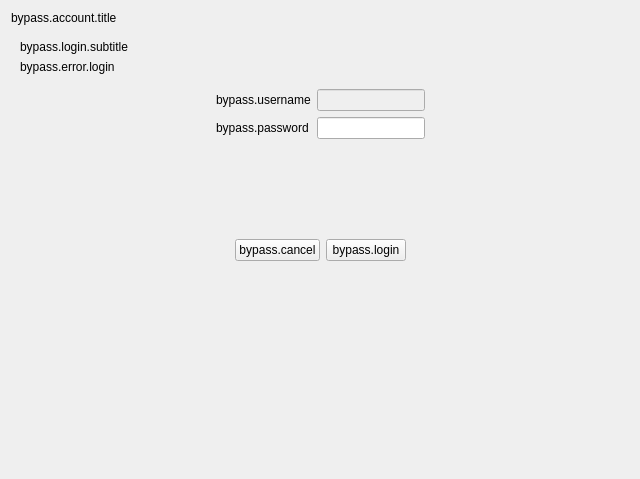
<?xml version="1.0" encoding="UTF-8"?>
<ui version="4.0">
 <class>bypassUserListPage</class>
 <widget class="BypassUserList" name="bypassUserListPage">
  <property name="geometry">
   <rect>
    <x>0</x>
    <y>0</y>
    <width>640</width>
    <height>479</height>
   </rect>
  </property>
  <property name="windowTitle">
   <string/>
  </property>
  <layout class="QVBoxLayout" name="verticalLayout_2">
   <item>
    <layout class="QHBoxLayout" name="horizontalLayout_4"/>
   </item>
   <item>
    <layout class="QHBoxLayout" name="horizontalLayout">
     <item>
      <widget class="QLabel" name="title">
       <property name="text">
        <string>bypass.account.title</string>
       </property>
       <property name="LPCText" stdset="0">
        <string>bypass.account.title</string>
       </property>
      </widget>
     </item>
    </layout>
   </item>
   <item>
    <widget class="QStackedWidget" name="stackedWidget">
     <property name="currentIndex">
      <number>2</number>
     </property>
     <widget class="QWidget" name="userListPage">
      <layout class="QVBoxLayout" name="verticalLayout">
       <item>
        <widget class="QLabel" name="label">
         <property name="text">
          <string>bypass.userlist.subtitle</string>
         </property>
         <property name="LPCText" stdset="0">
          <string>bypass.userlist.subtitle</string>
         </property>
        </widget>
       </item>
       <item>
        <widget class="QLabel" name="error">
         <property name="text">
          <string>bypass.error.userlist</string>
         </property>
         <property name="LPCText" stdset="0">
          <string>bypass.error.userlist</string>
         </property>
         <property name="LPCTags" stdset="0">
          <stringlist/>
         </property>
        </widget>
       </item>
       <item>
        <layout class="QHBoxLayout" name="horizontalLayout_5">
         <item>
          <spacer name="horizontalSpacer_2">
           <property name="orientation">
            <enum>Qt::Horizontal</enum>
           </property>
           <property name="sizeHint" stdset="0">
            <size>
             <width>40</width>
             <height>20</height>
            </size>
           </property>
          </spacer>
         </item>
        </layout>
       </item>
       <item>
        <layout class="QHBoxLayout" name="horizontalLayout_3">
         <item>
          <spacer name="horizontalSpacer_4">
           <property name="orientation">
            <enum>Qt::Horizontal</enum>
           </property>
           <property name="sizeHint" stdset="0">
            <size>
             <width>40</width>
             <height>20</height>
            </size>
           </property>
          </spacer>
         </item>
         <item>
          <widget class="QListWidget" name="bypassUserlistWidget"/>
         </item>
         <item>
          <spacer name="horizontalSpacer">
           <property name="orientation">
            <enum>Qt::Horizontal</enum>
           </property>
           <property name="sizeHint" stdset="0">
            <size>
             <width>40</width>
             <height>20</height>
            </size>
           </property>
          </spacer>
         </item>
        </layout>
       </item>
       <item>
        <spacer name="verticalSpacer">
         <property name="orientation">
          <enum>Qt::Vertical</enum>
         </property>
         <property name="sizeHint" stdset="0">
          <size>
           <width>20</width>
           <height>40</height>
          </size>
         </property>
        </spacer>
       </item>
       <item>
        <layout class="QHBoxLayout" name="horizontalLayout_2">
         <property name="spacing">
          <number>20</number>
         </property>
         <item>
          <spacer name="horizontalSpacer_3">
           <property name="orientation">
            <enum>Qt::Horizontal</enum>
           </property>
           <property name="sizeHint" stdset="0">
            <size>
             <width>40</width>
             <height>20</height>
            </size>
           </property>
          </spacer>
         </item>
         <item>
          <widget class="QPushButton" name="bypassReflesh">
           <property name="text">
            <string>bypass.reflesh</string>
           </property>
           <property name="LPCText" stdset="0">
            <string>bypass.reflesh</string>
           </property>
          </widget>
         </item>
         <item>
          <widget class="QPushButton" name="gotoManagePage">
           <property name="text">
            <string>bypass.back</string>
           </property>
           <property name="LPCText" stdset="0">
            <string>bypass.back</string>
           </property>
          </widget>
         </item>
        </layout>
       </item>
      </layout>
     </widget>
     <widget class="QWidget" name="signedPage">
      <layout class="QVBoxLayout" name="verticalLayout_5">
       <item>
        <spacer name="verticalSpacer_5">
         <property name="orientation">
          <enum>Qt::Vertical</enum>
         </property>
         <property name="sizeHint" stdset="0">
          <size>
           <width>20</width>
           <height>112</height>
          </size>
         </property>
        </spacer>
       </item>
       <item>
        <layout class="QHBoxLayout" name="horizontalLayout_11" stretch="0,0">
         <property name="spacing">
          <number>8</number>
         </property>
         <item>
          <widget class="QLabel" name="bypassMsg">
           <property name="minimumSize">
            <size>
             <width>150</width>
             <height>0</height>
            </size>
           </property>
           <property name="font">
            <font>
             <pointsize>12</pointsize>
            </font>
           </property>
           <property name="layoutDirection">
            <enum>Qt::LeftToRight</enum>
           </property>
           <property name="text">
            <string>bypass.login.msg</string>
           </property>
           <property name="alignment">
            <set>Qt::AlignRight|Qt::AlignTrailing|Qt::AlignVCenter</set>
           </property>
           <property name="wordWrap">
            <bool>false</bool>
           </property>
           <property name="LPCText" stdset="0">
            <string>bypass.login.msg</string>
           </property>
           <property name="LPCTags" stdset="0">
            <stringlist>
             <string>Bold</string>
            </stringlist>
           </property>
          </widget>
         </item>
         <item>
          <widget class="QLabel" name="bypass_login">
           <property name="font">
            <font>
             <pointsize>12</pointsize>
            </font>
           </property>
           <property name="text">
            <string/>
           </property>
          </widget>
         </item>
        </layout>
       </item>
       <item>
        <spacer name="verticalSpacer_4">
         <property name="orientation">
          <enum>Qt::Vertical</enum>
         </property>
         <property name="sizeHint" stdset="0">
          <size>
           <width>20</width>
           <height>111</height>
          </size>
         </property>
        </spacer>
       </item>
       <item>
        <layout class="QHBoxLayout" name="horizontalLayout_12">
         <property name="spacing">
          <number>12</number>
         </property>
         <item>
          <spacer name="horizontalSpacer_11">
           <property name="orientation">
            <enum>Qt::Horizontal</enum>
           </property>
           <property name="sizeHint" stdset="0">
            <size>
             <width>40</width>
             <height>20</height>
            </size>
           </property>
          </spacer>
         </item>
         <item>
          <widget class="QPushButton" name="goBack">
           <property name="text">
            <string>bypass.back</string>
           </property>
           <property name="LPCText" stdset="0">
            <string>bypass.back</string>
           </property>
          </widget>
         </item>
         <item>
          <widget class="QPushButton" name="bypassLogout">
           <property name="text">
            <string>bypass.logout</string>
           </property>
           <property name="LPCText" stdset="0">
            <string>bypass.logout</string>
           </property>
          </widget>
         </item>
         <item>
          <spacer name="horizontalSpacer_12">
           <property name="orientation">
            <enum>Qt::Horizontal</enum>
           </property>
           <property name="sizeHint" stdset="0">
            <size>
             <width>40</width>
             <height>20</height>
            </size>
           </property>
          </spacer>
         </item>
        </layout>
       </item>
       <item>
        <spacer name="verticalSpacer_6">
         <property name="orientation">
          <enum>Qt::Vertical</enum>
         </property>
         <property name="sizeHint" stdset="0">
          <size>
           <width>20</width>
           <height>112</height>
          </size>
         </property>
        </spacer>
       </item>
      </layout>
     </widget>
     <widget class="QWidget" name="page">
      <layout class="QVBoxLayout" name="verticalLayout_4">
       <item>
        <layout class="QHBoxLayout" name="horizontalLayout_10">
         <item>
          <widget class="QLabel" name="title_2">
           <property name="text">
            <string>bypass.login.subtitle</string>
           </property>
           <property name="LPCText" stdset="0">
            <string>bypass.login.subtitle</string>
           </property>
          </widget>
         </item>
        </layout>
       </item>
       <item>
        <widget class="QLabel" name="error_Login">
         <property name="text">
          <string>bypass.error.login</string>
         </property>
         <property name="LPCText" stdset="0">
          <string>bypass.error.login</string>
         </property>
         <property name="LPCTags" stdset="0">
          <stringlist>
           <string>Error</string>
          </stringlist>
         </property>
        </widget>
       </item>
       <item>
        <layout class="QHBoxLayout" name="horizontalLayout_6">
         <item>
          <spacer name="horizontalSpacer_5">
           <property name="orientation">
            <enum>Qt::Horizontal</enum>
           </property>
           <property name="sizeHint" stdset="0">
            <size>
             <width>40</width>
             <height>20</height>
            </size>
           </property>
          </spacer>
         </item>
         <item>
          <widget class="QFrame" name="signinFrame">
           <property name="frameShadow">
            <enum>QFrame::Raised</enum>
           </property>
           <property name="LPCTags" stdset="0">
            <stringlist>
             <string>BGFrame</string>
            </stringlist>
           </property>
           <layout class="QHBoxLayout" name="horizontalLayout_7">
            <item>
             <layout class="QVBoxLayout" name="verticalLayout_3">
              <item>
               <layout class="QHBoxLayout" name="horizontalLayout_8">
                <item>
                 <spacer name="horizontalSpacer_6">
                  <property name="orientation">
                   <enum>Qt::Horizontal</enum>
                  </property>
                  <property name="sizeHint" stdset="0">
                   <size>
                    <width>40</width>
                    <height>20</height>
                   </size>
                  </property>
                 </spacer>
                </item>
                <item>
                 <layout class="QGridLayout" name="gridLayout" rowstretch="0,0,0" columnstretch="0,0">
                  <item row="1" column="0">
                   <widget class="QLabel" name="label_2">
                    <property name="text">
                     <string>bypass.username</string>
                    </property>
                    <property name="LPCText" stdset="0">
                     <string>bypass.username</string>
                    </property>
                    <property name="LPCTags" stdset="0">
                     <stringlist>
                      <string>Bold</string>
                     </stringlist>
                    </property>
                   </widget>
                  </item>
                  <item row="1" column="1">
                   <widget class="QLineEdit" name="bypassUserName">
                    <property name="enabled">
                     <bool>false</bool>
                    </property>
                   </widget>
                  </item>
                  <item row="2" column="1">
                   <widget class="QLineEdit" name="bypassPassword">
                    <property name="echoMode">
                     <enum>QLineEdit::Password</enum>
                    </property>
                   </widget>
                  </item>
                  <item row="2" column="0">
                   <widget class="QLabel" name="label_4">
                    <property name="layoutDirection">
                     <enum>Qt::RightToLeft</enum>
                    </property>
                    <property name="text">
                     <string>bypass.password</string>
                    </property>
                    <property name="LPCText" stdset="0">
                     <string>bypass.password</string>
                    </property>
                    <property name="LPCTags" stdset="0">
                     <stringlist>
                      <string>Bold</string>
                     </stringlist>
                    </property>
                   </widget>
                  </item>
                 </layout>
                </item>
                <item>
                 <spacer name="horizontalSpacer_7">
                  <property name="orientation">
                   <enum>Qt::Horizontal</enum>
                  </property>
                  <property name="sizeHint" stdset="0">
                   <size>
                    <width>40</width>
                    <height>20</height>
                   </size>
                  </property>
                 </spacer>
                </item>
               </layout>
              </item>
              <item>
               <spacer name="verticalSpacer_2">
                <property name="orientation">
                 <enum>Qt::Vertical</enum>
                </property>
                <property name="sizeHint" stdset="0">
                 <size>
                  <width>20</width>
                  <height>40</height>
                 </size>
                </property>
               </spacer>
              </item>
              <item>
               <layout class="QHBoxLayout" name="horizontalLayout_9">
                <item>
                 <spacer name="horizontalSpacer_8">
                  <property name="orientation">
                   <enum>Qt::Horizontal</enum>
                  </property>
                  <property name="sizeHint" stdset="0">
                   <size>
                    <width>40</width>
                    <height>20</height>
                   </size>
                  </property>
                 </spacer>
                </item>
                <item>
                 <widget class="QPushButton" name="bypassCancel">
                  <property name="text">
                   <string>bypass.cancel</string>
                  </property>
                  <property name="LPCText" stdset="0">
                   <string>bypass.cancel</string>
                  </property>
                 </widget>
                </item>
                <item>
                 <widget class="QPushButton" name="bypassLogin">
                  <property name="text">
                   <string>bypass.login</string>
                  </property>
                  <property name="LPCText" stdset="0">
                   <string>bypass.login</string>
                  </property>
                 </widget>
                </item>
                <item>
                 <spacer name="horizontalSpacer_9">
                  <property name="orientation">
                   <enum>Qt::Horizontal</enum>
                  </property>
                  <property name="sizeHint" stdset="0">
                   <size>
                    <width>40</width>
                    <height>20</height>
                   </size>
                  </property>
                 </spacer>
                </item>
               </layout>
              </item>
             </layout>
            </item>
           </layout>
          </widget>
         </item>
         <item>
          <spacer name="horizontalSpacer_10">
           <property name="orientation">
            <enum>Qt::Horizontal</enum>
           </property>
           <property name="sizeHint" stdset="0">
            <size>
             <width>40</width>
             <height>20</height>
            </size>
           </property>
          </spacer>
         </item>
        </layout>
       </item>
       <item>
        <spacer name="verticalSpacer_3">
         <property name="orientation">
          <enum>Qt::Vertical</enum>
         </property>
         <property name="sizeHint" stdset="0">
          <size>
           <width>20</width>
           <height>172</height>
          </size>
         </property>
        </spacer>
       </item>
      </layout>
     </widget>
    </widget>
   </item>
  </layout>
 </widget>
 <customwidgets>
  <customwidget>
   <class>BypassUserList</class>
   <extends>QWidget</extends>
   <header>bypassuserlist.h</header>
   <container>1</container>
  </customwidget>
 </customwidgets>
 <resources/>
 <connections>
  <connection>
   <sender>gotoManagePage</sender>
   <signal>clicked()</signal>
   <receiver>bypassUserListPage</receiver>
   <slot>gotoManagePage()</slot>
   <hints>
    <hint type="sourcelabel">
     <x>400</x>
     <y>452</y>
    </hint>
    <hint type="destinationlabel">
     <x>456</x>
     <y>497</y>
    </hint>
   </hints>
  </connection>
  <connection>
   <sender>bypassReflesh</sender>
   <signal>clicked()</signal>
   <receiver>bypassUserListPage</receiver>
   <slot>bypassUserReflesh()</slot>
   <hints>
    <hint type="sourcelabel">
     <x>363</x>
     <y>456</y>
    </hint>
    <hint type="destinationlabel">
     <x>234</x>
     <y>470</y>
    </hint>
   </hints>
  </connection>
  <connection>
   <sender>bypassLogout</sender>
   <signal>clicked()</signal>
   <receiver>bypassUserListPage</receiver>
   <slot>bypassLogout()</slot>
   <hints>
    <hint type="sourcelabel">
     <x>321</x>
     <y>281</y>
    </hint>
    <hint type="destinationlabel">
     <x>639</x>
     <y>450</y>
    </hint>
   </hints>
  </connection>
  <connection>
   <sender>goBack</sender>
   <signal>clicked()</signal>
   <receiver>bypassUserListPage</receiver>
   <slot>gotoManagePage()</slot>
   <hints>
    <hint type="sourcelabel">
     <x>181</x>
     <y>281</y>
    </hint>
    <hint type="destinationlabel">
     <x>3</x>
     <y>286</y>
    </hint>
   </hints>
  </connection>
  <connection>
   <sender>bypassUserlistWidget</sender>
   <signal>itemDoubleClicked(QListWidgetItem*)</signal>
   <receiver>bypassUserListPage</receiver>
   <slot>bypassLogin(QListWidgetItem*)</slot>
   <hints>
    <hint type="sourcelabel">
     <x>426</x>
     <y>245</y>
    </hint>
    <hint type="destinationlabel">
     <x>639</x>
     <y>311</y>
    </hint>
   </hints>
  </connection>
  <connection>
   <sender>bypassLogin</sender>
   <signal>clicked()</signal>
   <receiver>bypassUserListPage</receiver>
   <slot>bypassLoginin()</slot>
   <hints>
    <hint type="sourcelabel">
     <x>383</x>
     <y>259</y>
    </hint>
    <hint type="destinationlabel">
     <x>641</x>
     <y>266</y>
    </hint>
   </hints>
  </connection>
  <connection>
   <sender>bypassCancel</sender>
   <signal>clicked()</signal>
   <receiver>bypassUserListPage</receiver>
   <slot>bypassCancel()</slot>
   <hints>
    <hint type="sourcelabel">
     <x>264</x>
     <y>261</y>
    </hint>
    <hint type="destinationlabel">
     <x>640</x>
     <y>300</y>
    </hint>
   </hints>
  </connection>
 </connections>
 <slots>
  <slot>gotoManagePage()</slot>
  <slot>bypassUserReflesh()</slot>
  <slot>bypassLogout()</slot>
  <slot>slot_EnterLogin()</slot>
  <slot>bypassLogin(QListWidgetItem*)</slot>
  <slot>bypassLoginin()</slot>
  <slot>bypassCancel()</slot>
 </slots>
</ui>
